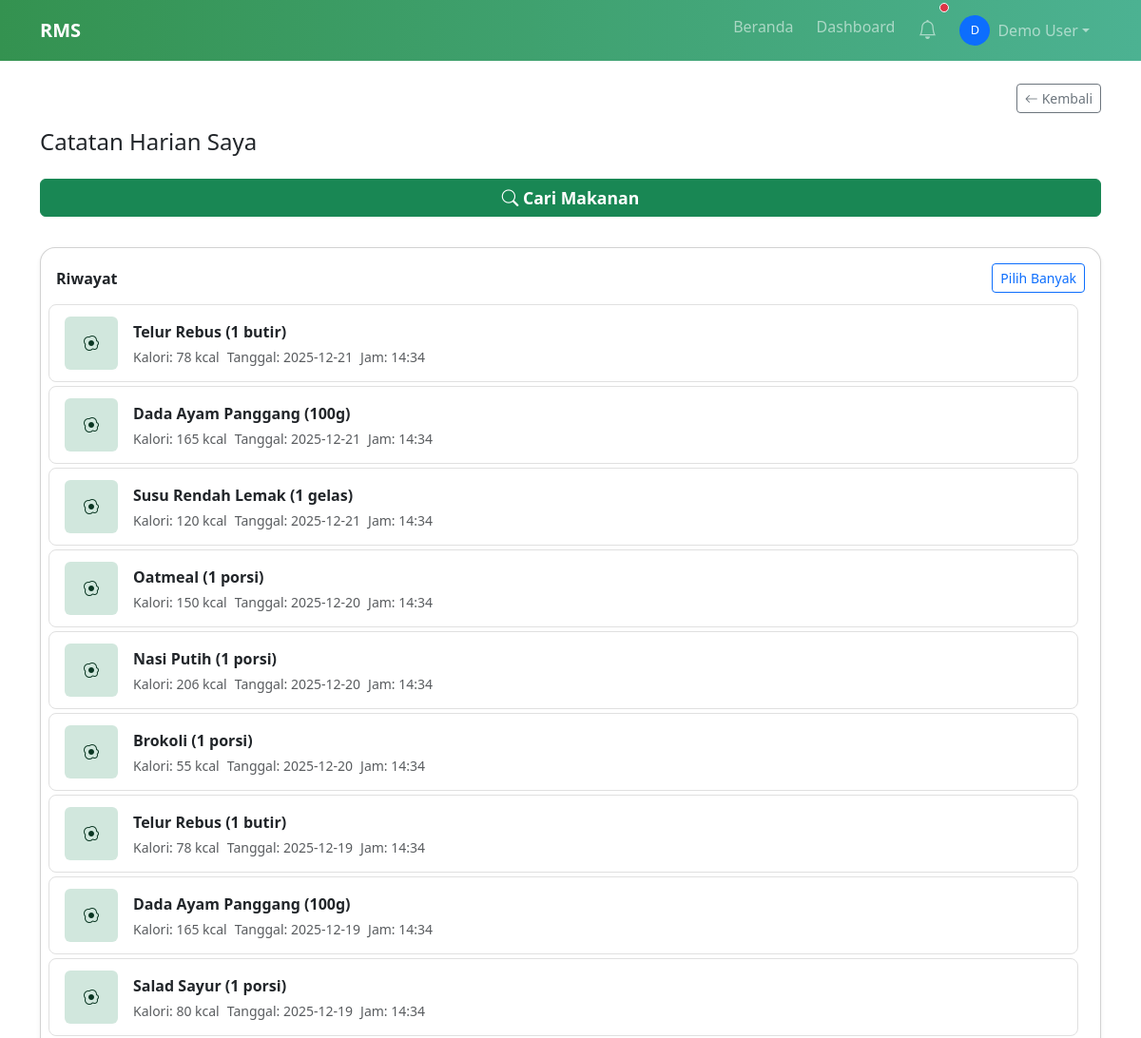
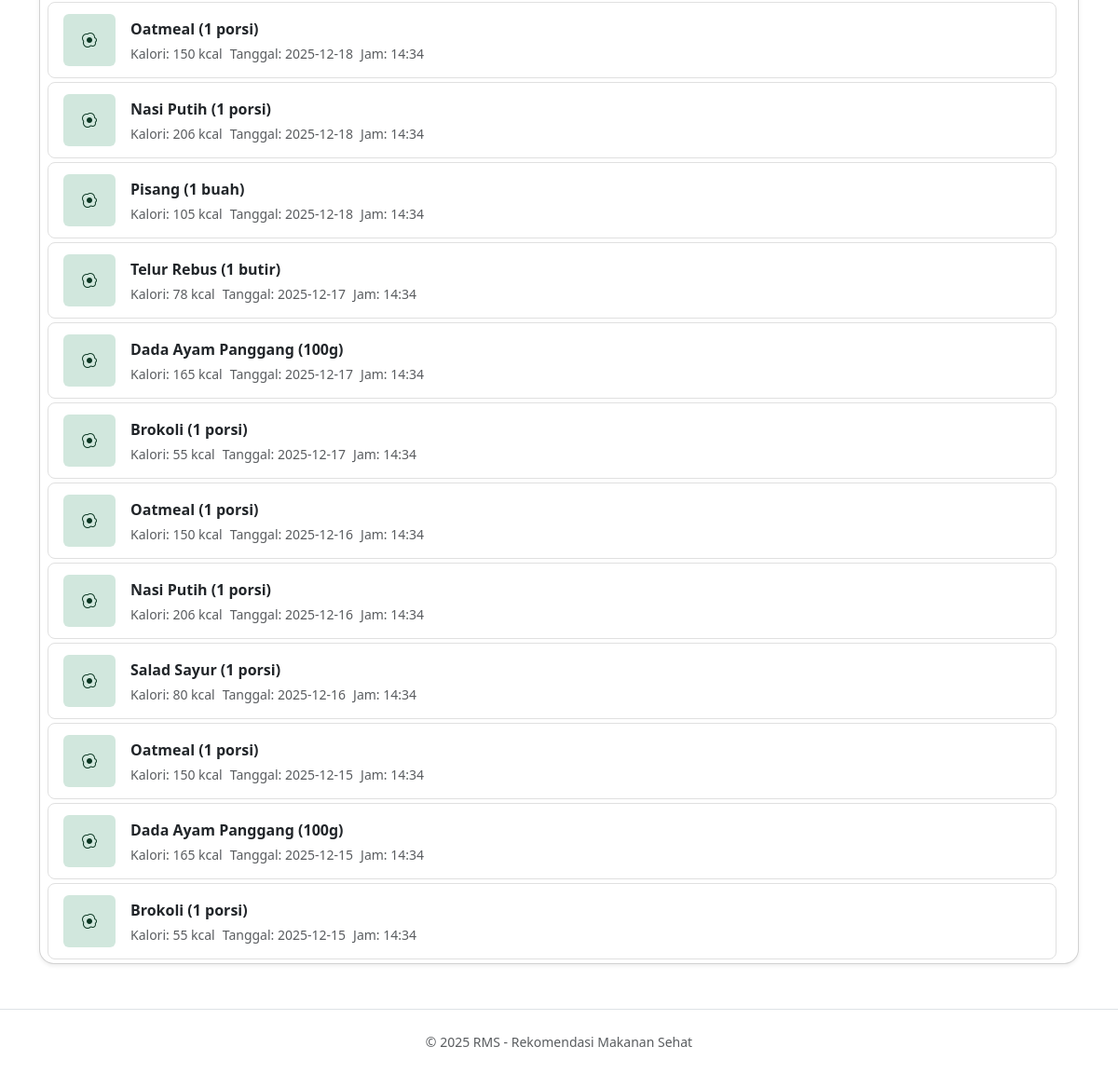
Screenshot of /schedules.php (signed in) with the database file from the repository (2 pictures, top to bottom).
### tables this page shows
CREATE TABLE IF NOT EXISTS schedules (
  id INT AUTO_INCREMENT PRIMARY KEY,
  user_id INT NOT NULL,
  food_id INT NOT NULL,
  meal_type_id INT,
  schedule_date DATE NOT NULL,
  quantity DECIMAL(6,2) DEFAULT 1.00,
  notes TEXT,
  calories_consumed DECIMAL(8,2),
  created_at TIMESTAMP DEFAULT CURRENT_TIMESTAMP,
  updated_at TIMESTAMP DEFAULT CURRENT_TIMESTAMP ON UPDATE CURRENT_TIMESTAMP,
  KEY idx_schedules_user_date (user_id, schedule_date),
  KEY idx_schedules_food_id (food_id),
  KEY idx_schedules_meal_type_id (meal_type_id),
  CONSTRAINT fk_schedules_user_id FOREIGN KEY (user_id) REFERENCES users(id) ON DELETE CASCADE,
  CONSTRAINT fk_schedules_food_id FOREIGN KEY (food_id) REFERENCES foods(id) ON DELETE CASCADE,
  CONSTRAINT fk_schedules_meal_type_id FOREIGN KEY (meal_type_id) REFERENCES meal_types(id) ON DELETE SET NULL
);

CREATE TABLE IF NOT EXISTS foods (
  id INT AUTO_INCREMENT PRIMARY KEY,
  category_id INT,
  name VARCHAR(150) NOT NULL,
  description TEXT,
  calories DECIMAL(8,2) NOT NULL,
  protein DECIMAL(6,2) DEFAULT 0,
  fat DECIMAL(6,2) DEFAULT 0,
  carbs DECIMAL(6,2) DEFAULT 0,
  fiber DECIMAL(6,2) DEFAULT 0,
  sugar DECIMAL(6,2) DEFAULT 0,
  sodium DECIMAL(6,2) DEFAULT 0,
  image_url VARCHAR(1024),
  is_verified TINYINT(1) DEFAULT 0,
  created_by INT,
  created_at TIMESTAMP DEFAULT CURRENT_TIMESTAMP,
  updated_at TIMESTAMP DEFAULT CURRENT_TIMESTAMP ON UPDATE CURRENT_TIMESTAMP,
  FULLTEXT KEY idx_food_search (name, description),
  KEY idx_foods_category_id (category_id),
  KEY idx_foods_created_by (created_by),
  CONSTRAINT fk_foods_category_id FOREIGN KEY (category_id) REFERENCES food_categories(id) ON DELETE SET NULL,
  CONSTRAINT fk_foods_created_by FOREIGN KEY (created_by) REFERENCES users(id) ON DELETE SET NULL
);

### classes/PageBootstrap.php (called while the page is built, shortened)
<?php
require_once __DIR__ . '/AppContext.php';
final class PageBootstrap
{
    public static function fromRootDir(string $rootDir): AppContext
    {
        $existing = $GLOBALS['rms_app'] ?? null;
        if ($existing instanceof AppContext) {
            return $existing;
        }
        $app = AppContext::fromRootDir($rootDir);
        return $app;
    }
}

### classes/AppContext.php (called while the page is built, shortened)
<?php
class AppContext
{
    private ?array $user;
    private ?string $role;
    private string $pathPrefix;
    private function __construct(string $rootDir, array $config, PDO $db, ?array $user, ?string $role, string $pathPrefix)
    {
        $this->user = $user;
        $this->role = $role;
        $this->pathPrefix = $pathPrefix;
    }
    public function user(): ?array
    {
        return $this->user;
    }
    public function role(): ?string
    {
        return $this->role;
    }
    public function pathPrefix(): string
    {
        return $this->pathPrefix;
    }
}

### classes/Schedule.php (called while the page is built, shortened)
<?php
class Schedule {
  private $db;
  public function __construct($db) {
    $this->db = $db;
  }
  public function getMealsByDateRange($user, $startDate, $endDate) {
    $stmt = $this->db->prepare(
      "SELECT s.*, f.name as food_name, f.calories, f.image_url, mt.display_name as meal_type_name
       FROM schedules s
       JOIN foods f ON s.food_id = f.id
       LEFT JOIN meal_types mt ON s.meal_type_id = mt.id
       WHERE s.user_id = ? AND s.schedule_date BETWEEN ? AND ?
       ORDER BY s.schedule_date DESC, mt.sort_order"
    );
    $stmt->execute([$user, $startDate, $endDate]);
    return $stmt->fetchAll(PDO::FETCH_ASSOC);
  }
}

### schedules.php (the view, shortened to what this page needs)
<?php
require_once __DIR__ . '/classes/AppContext.php';
require_once __DIR__ . '/includes/header.php';
require_once __DIR__ . '/classes/Schedule.php';
$db = $app->db();
$schedule = new Schedule($db);
$today = date('Y-m-d');
$seven_days_ago = date('Y-m-d', strtotime('-7 days'));
$user_id = (int)($app->user()['id'] ?? 0);
$catatan = $user_id ? $schedule->getMealsByDateRange($user_id, $seven_days_ago, $today) : [];
?>
<div class="schedules-page-wrap">
<h4 class="mb-4">Catatan Harian Saya</h4>
<div class="mb-3">
    <a href="recommendation.php" class="btn btn-success fw-bold w-100 mb-3" style="font-size:1.1em;">
        <i class="bi bi-search"></i> Cari Makanan
    </a>
</div>
<div class="card shadow-sm rounded-4 rms-card-adaptive schedules-card">
    <div class="d-flex justify-content-between align-items-center mb-1 px-3 pt-3" style="gap:0.5rem;">
        <span class="fw-semibold flex-shrink-0">Riwayat</span>
        <div class="d-flex align-items-center gap-2 ms-auto">
            <button id="multiSelectBtn" class="btn btn-outline-primary btn-sm">Pilih Banyak</button>
        </div>
    </div>
    <form id="multiDeleteForm" method="post" action="process/schedule.process.php">
    <div id="catatan-list" class="list-group list-group-flush" style="overflow-y:auto;overflow-x:hidden;scrollbar-gutter:stable;padding:0.5rem 0.5rem 0 0.5rem;">
    <?php if ($catatan && count($catatan)): ?>
        <?php foreach ($catatan as $i => $j): ?>
            <?php
                $foodName = (string)($j['food_name'] ?? '');
                $detailHref = 'recommendation.php?q=' . urlencode($foodName) . '&focus_label=' . urlencode($foodName);
                $timeLabel = '';
                if (!empty($j['created_at'])) {
                    $ts = strtotime((string)$j['created_at']);
                    if ($ts !== false) $timeLabel = date('H:i', $ts);
                }
                $imgUrl = (string)($j['image_url'] ?? '');
            ?>
            <div class="list-group-item d-flex align-items-center gap-3 catatan-item catatan-selectable" data-href="<?= htmlspecialchars($detailHref) ?>" style="cursor:pointer;transition:background 0.15s;">
                <div class="catatan-thumb flex-shrink-0">
                    <div class="rounded d-flex align-items-center justify-content-center bg-success-subtle text-success-emphasis catatan-thumb-fallback" style="width:56px;height:56px;<?= $imgUrl ? 'display:none;' : '' ?>">
                        <i class="bi bi-egg-fried"></i>
                    </div>
                </div>
                <div class="flex-grow-1">
                    <div class="fw-semibold mb-1"><?= $j['food_name'] ?></div>
                    <div class="d-flex align-items-center gap-2 flex-wrap">
                        <div class="small text-muted">Kalori: <?= round($j['calories']) ?> kcal</div>
                        <div class="small text-muted">Tanggal: <?= htmlspecialchars($j['schedule_date']) ?></div>
                        <?php if ($timeLabel !== ''): ?>
                            <div class="small text-muted">Jam: <?= htmlspecialchars($timeLabel) ?></div>
                        <?php endif; ?>
                    </div>
                </div>
            </div>
        <?php endforeach; ?>
    <?php else: ?>
        <div class="alert alert-info text-center mt-4">Belum ada catatan.</div>
    <?php endif; ?>
    </div>
    </form>
</div>
</div>
<?php require_once __DIR__ . '/includes/footer.php'; ?>

### includes/header.php (shortened to what this page needs)
<?php
$rootDir = __DIR__ . '/..';
require_once $rootDir . '/classes/PageBootstrap.php';
$app = PageBootstrap::fromRootDir($rootDir);
$db = $app->db();
$user = $app->user();
$role = $app->role();
$path_prefix = $app->pathPrefix();
?>
<!DOCTYPE html>
<html lang="id">
<head>
    <link rel="stylesheet" href="<?php echo $path_prefix; ?>assets/css/bootstrap.min.css">
    <link rel="stylesheet" href="<?php echo $path_prefix; ?>assets/css/bootstrap-icons.min.css">
    <link rel="stylesheet" href="<?php echo $path_prefix; ?>assets/css/style.css">
</head>
<body>
<nav class="navbar navbar-expand-lg navbar-dark primarybg">
    <div class="container">
        <a class="navbar-brand fw-bold" href="<?php echo $path_prefix; ?><?php echo $user ? 'home.php' : 'index.php'; ?>">
            RMS
        </a>
        <div class="collapse navbar-collapse" id="navMenu">
            <ul class="navbar-nav ms-auto">
                <?php if (!$user): ?>
                    <li class="nav-item">
                        <a class="nav-link" href="<?php echo $path_prefix; ?>index.php">Beranda</a>
                    </li>
                    <li class="nav-item">
                        <a class="nav-link" href="<?php echo $path_prefix; ?>login.php">Login</a>
                    </li>
                    <li class="nav-item">
                        <a class="nav-link" href="<?php echo $path_prefix; ?>register.php">Registrasi</a>
                    </li>
                <?php else: ?>
                    <?php
                    $userId = (int)($user['id'] ?? 0);
                    $userName = (string)($user['name'] ?? '');
                    $userEmail = (string)($user['email'] ?? '');
                    $userInitial = $userName !== '' ? strtoupper(substr($userName, 0, 1)) : '?';
                    ?>
                    <li class="nav-item">
                        <a class="nav-link" href="<?php echo $path_prefix; ?>home.php">Beranda</a>
                    </li>
                    <li class="nav-item">
                        <a class="nav-link" href="<?php echo $path_prefix; ?>dashboard.php">
                            Dashboard
                        </a>
                    </li>
                    <?php
                    $stmt = $db->prepare("SELECT COUNT(*) FROM notifications WHERE user_id = ? AND channel = 'in_app' AND status = 'unread'");
                    $stmt->execute([$userId]);
                    $unreadCount = (int)$stmt->fetchColumn();
                    ?>
                    <li class="nav-item dropdown">
                        <a class="nav-link position-relative notif-bell" href="#" data-bs-toggle="dropdown" aria-label="Notifikasi" id="notifBellDropdown">
                            <i class="bi bi-bell fs-5"></i>
                            <?php if ($unreadCount > 0): ?>
                                <span class="position-absolute top-0 start-100 translate-middle p-1 bg-danger border border-light rounded-circle" aria-hidden="true" id="notifBadge"></span>
                            <?php endif; ?>
                        </a>
                    </li>
                    <?php if ($role === 'admin'): ?>
                        <li class="nav-item dropdown">
                            <a class="nav-link dropdown-toggle d-flex align-items-center" href="#" data-bs-toggle="dropdown">
                                <div class="bg-primary text-white rounded-circle d-flex align-items-center justify-content-center me-2" style="width: 32px; height: 32px; font-size: 0.8rem;">
                                    <?php echo htmlspecialchars($userInitial); ?>
                                </div>
                                <span><?php echo htmlspecialchars($userName); ?></span>
                            </a>
                            <ul class="dropdown-menu dropdown-menu-end shadow">
                                <li class="dropdown-header">
                                    <strong><?php echo htmlspecialchars($userName); ?></strong><br>
                                    <small class="text-muted"><?php echo htmlspecialchars($userEmail); ?></small>
                                </li>
                                <li><hr class="dropdown-divider"></li>
                                <li>
                                    <a class="dropdown-item" href="<?php echo $path_prefix; ?>profile.php">
                                        <i class="bi bi-person me-2"></i>Lihat Profil
                                    </a>
                                </li>
                                <li>
                                    <a class="dropdown-item" href="<?php echo $path_prefix; ?>profile_edit.php">
                                        <i class="bi bi-pencil me-2"></i>Ubah Profil
                                    </a>
                                </li>
                                <li>
                                    <a class="dropdown-item" href="<?php echo $path_prefix; ?>dashboard.php">
                                        <i class="bi bi-house me-2"></i>Dashboard
                                    </a>
                                </li>
                                <li>
                                    <a class="dropdown-item" href="<?php echo $path_prefix; ?>settings.php">
                                        <i class="bi bi-gear me-2"></i>Pengaturan
                                    </a>
                                </li>
                                <li><hr class="dropdown-divider"></li>
                                <li>
                                    <a class="dropdown-item" href="<?php echo $path_prefix; ?>admin/dashboard.php">
                                        <i class="bi bi-house me-2"></i>Dashboard Admin
                                    </a>
                                </li>
                                <li><hr class="dropdown-divider"></li>
                                <li>
                                    <a class="dropdown-item text-danger" href="<?php echo $path_prefix; ?>logout.php">
                                        <i class="bi bi-box-arrow-right me-2"></i>Logout
                                    </a>
                                </li>
                            </ul>
                        </li>
                    <?php else: ?>
                        <li class="nav-item dropdown">
                            <a class="nav-link dropdown-toggle d-flex align-items-center" href="#" data-bs-toggle="dropdown">
                                <div class="bg-primary text-white rounded-circle d-flex align-items-center justify-content-center me-2" style="width: 32px; height: 32px; font-size: 0.8rem;">
                                    <?php echo htmlspecialchars($userInitial); ?>
                                </div>
                                <span><?php echo htmlspecialchars($userName); ?></span>
                            </a>
                        </li>
                    <?php endif; ?>
                <?php endif; ?>
            </ul>
        </div>
    </div>
</nav>
<div class="container mt-4">
<?php
$currentPage = basename($_SERVER['PHP_SELF'] ?? '');
$hideBackOn = [
    'index.php',
    'login.php',
    'register.php',
    'home.php',
    'dashboard.php',
    'profile_register.php',
    'goals.php'
];
$showBackButton = !in_array($currentPage, $hideBackOn, true);
$isAdminArea = (strpos($_SERVER['REQUEST_URI'] ?? '', '/admin/') !== false);
$fallbackUrl = $user
    ? ($path_prefix . (($isAdminArea && $role === 'admin') ? 'admin/dashboard.php' : 'dashboard.php'))
    : ($path_prefix . 'index.php');
?>
<?php if ($showBackButton): ?>
    <div class="d-flex justify-content-end mb-3">
        <a
            href="<?php echo htmlspecialchars($fallbackUrl); ?>"
            class="btn btn-outline-secondary btn-sm"
            onclick="try{var r=document.referrer||''; if(r){var u=new URL(r, window.location.href); if(u.origin===window.location.origin && !/\/process\//i.test(u.pathname)){ window.location.href=r; return false; }} }catch(e){} return true;"
        >
            <i class="bi bi-arrow-left me-1"></i>Kembali
        </a>
    </div>
<?php endif; ?>

### includes/footer.php (shortened to what this page needs)
</div>
<footer class="mt-5 py-4 border-top" style="width:100%;">
	<div class="container text-center small text-muted">
		&copy; <?php echo date('Y'); ?> RMS - Rekomendasi Makanan Sehat
	</div>
</footer>
</body>
</html>

### assets/css/style.css (style rules this page uses)
.rms-card-adaptive { background-color: var(--bs-card-bg, var(--bs-body-bg, #fff)); color: var(--bs-body-color, #212529); border-color: var(--bs-card-border-color, var(--bs-border-color, #dee2e6)); transition: background 0.3s, color 0.3s, border-color 0.3s; }
:root { color-scheme: light; }

### includes/header.php (style rules this page uses)
.primarybg { background: linear-gradient(to right, #349250, #4cb292); }
.navbar-nav .nav-link { display: flex; align-items: center; min-height: 40px; padding: 0.5rem 1rem; margin: 0 0.25rem; }
.navbar-nav .dropdown-toggle { border: none; background: none; padding: 0.5rem 1rem; margin: 0 0.25rem; }
.navbar-brand { margin-right: 2rem; }

### schedules.php (style rules this page uses)
#catatan-list { flex: 1 1 auto; min-height: 0; }
.schedules-page-wrap { min-height: calc(100vh - 140px); display: flex; flex-direction: column; }
.schedules-card { display: flex; flex-direction: column; flex: 1 1 auto; min-height: 0; }
#catatan-list .catatan-item { font-size:1em; padding:0.75rem 1rem; margin-bottom:0.25rem; border-radius:0.5rem; border:1px solid #e0e0e0; transition:box-shadow 0.15s; }

### rows the page displays
schedules: food.name "Telur Rebus (1 butir)", food.calories "78", schedule_date "2025-12-21", created_at "14:34"
schedules: food.name "Dada Ayam Panggang (100g)", food.calories "165", schedule_date "2025-12-21", created_at "14:34"
schedules: food.name "Susu Rendah Lemak (1 gelas)", food.calories "120", schedule_date "2025-12-21", created_at "14:34"
schedules: food.name "Oatmeal (1 porsi)", food.calories "150", schedule_date "2025-12-20", created_at "14:34"
schedules: food.name "Nasi Putih (1 porsi)", food.calories "206", schedule_date "2025-12-20", created_at "14:34"
schedules: food.name "Brokoli (1 porsi)", food.calories "55", schedule_date "2025-12-20", created_at "14:34"
schedules: food.name "Telur Rebus (1 butir)", food.calories "78", schedule_date "2025-12-19", created_at "14:34"
schedules: food.name "Dada Ayam Panggang (100g)", food.calories "165", schedule_date "2025-12-19", created_at "14:34"
schedules: food.name "Salad Sayur (1 porsi)", food.calories "80", schedule_date "2025-12-19", created_at "14:34"
schedules: food.name "Oatmeal (1 porsi)", food.calories "150", schedule_date "2025-12-18", created_at "14:34"
schedules: food.name "Nasi Putih (1 porsi)", food.calories "206", schedule_date "2025-12-18", created_at "14:34"
schedules: food.name "Pisang (1 buah)", food.calories "105", schedule_date "2025-12-18", created_at "14:34"
schedules: food.name "Telur Rebus (1 butir)", food.calories "78", schedule_date "2025-12-17", created_at "14:34"
schedules: food.name "Dada Ayam Panggang (100g)", food.calories "165", schedule_date "2025-12-17", created_at "14:34"
schedules: food.name "Brokoli (1 porsi)", food.calories "55", schedule_date "2025-12-17", created_at "14:34"
schedules: food.name "Oatmeal (1 porsi)", food.calories "150", schedule_date "2025-12-16", created_at "14:34"
schedules: food.name "Nasi Putih (1 porsi)", food.calories "206", schedule_date "2025-12-16", created_at "14:34"
schedules: food.name "Salad Sayur (1 porsi)", food.calories "80", schedule_date "2025-12-16", created_at "14:34"
schedules: food.name "Oatmeal (1 porsi)", food.calories "150", schedule_date "2025-12-15", created_at "14:34"
schedules: food.name "Dada Ayam Panggang (100g)", food.calories "165", schedule_date "2025-12-15", created_at "14:34"
schedules: food.name "Brokoli (1 porsi)", food.calories "55", schedule_date "2025-12-15", created_at "14:34"

### other values shown
$userInitial "D"
$userName "Demo User"
